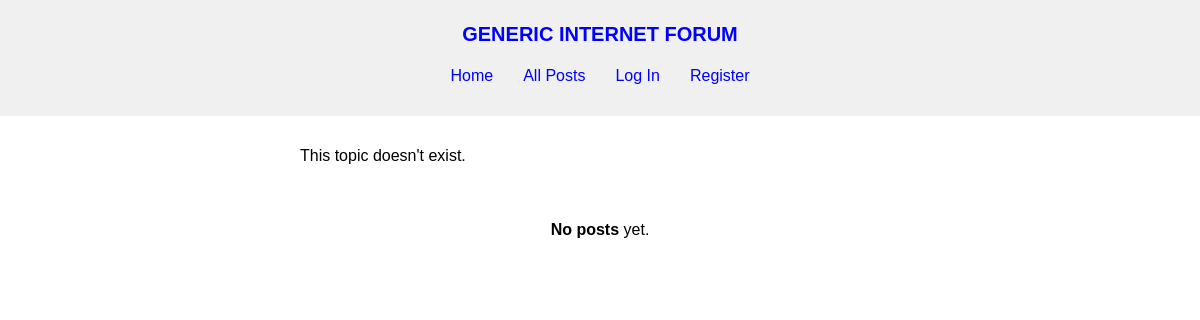
Before: /topic/Tulio Cortázar with the older database file.
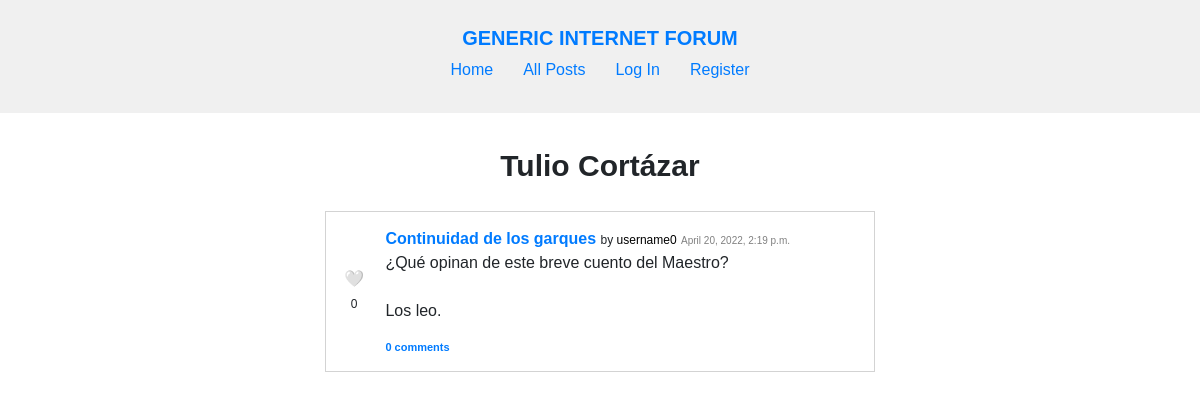
After: the same page with the newer database file.
### forum/models.py (models this page shows, shortened)
class Topic(models.Model):
    creator = models.ForeignKey(
        User, on_delete=models.CASCADE, related_name="topics")
    name = models.TextField(max_length=120, unique=True)
    description = models.TextField(max_length=1000)
    timestamp = models.DateTimeField(auto_now_add=True)

class Post(models.Model):
    topic = models.ForeignKey(
        Topic, on_delete=models.CASCADE, related_name="posts")
    author = models.ForeignKey(
        User, on_delete=models.CASCADE, related_name="posts")
    title = models.TextField(max_length=120)
    content = models.TextField(max_length=5000)
    timestamp = models.DateTimeField(auto_now_add=True)

class User(AbstractUser):
    pass

### forum/views.py (the view, shortened to what this page needs)
# urls.py: path("topic/<str:topic_name>", views.topic, name="topic"),
def topic(request, topic_name):
    try:
        topic = Topic.objects.get(name=topic_name)
    except Topic.DoesNotExist:
        return render(request, "forum/topic.html", {
            "message": "This topic doesn't exist."
        })
    all_posts = topic.posts.order_by("-timestamp").all()
    posts = parse_posts(all_posts, request.user)
    user_is_follower = None
    if request.user.is_authenticated:
        user_is_follower = bool(Follow_Topic.objects.filter(
            follower=request.user.id, following=topic.id).all())
    paginator = Paginator(posts, 5)
    page_number = request.GET.get('page')
    page_obj = paginator.get_page(page_number)
    return render(request, "forum/topic.html", {
        "topic": topic,
        "posts": posts,
        "user_is_follower": user_is_follower,
        "page_obj": page_obj,
        "pages": list(range(1, paginator.num_pages + 1))
    })

### forum/util.py (called while the page is built)
def parse_posts(all_posts, user):
    posts = []
    for post in all_posts:
        liked = False
        if user.is_authenticated:
            liked = bool(post.likes.filter(liked_by=user.id))
        posts.append({
            "id": post.id,
            "topic": post.topic,
            "author": post.author,
            "title": post.title,
            "content": post.content,
            "timestamp": post.timestamp,
            "likes": len(post.likes.all()),
            "liked_by_user": liked,
            "comments": post.comments.all(),
            "comment_number": len(post.comments.all())
        })
    return posts

### forum/templates/forum/topic.html (shortened to what this page needs)
{% extends "forum/layout.html" %}
{% load static %}
{% block css %}
    <link href="{% static 'forum/topic.css' %}" rel="stylesheet">
{% endblock %}
{% block body %}
    {% if message %}
        <p class="message">{{ message }}</p>
    {% endif %}
    <div id="topic">
        <div id="topic-name">
            <h1>{{ topic.name }}</h1>
        </div>
        {% if page_obj.object_list %}
            {% include "forum/posts.html" %}
        {% else %}
            <p><b>No posts</b> yet.</p>
        {% endif %}
    </div>
{% endblock %}

### forum/templates/forum/layout.html (shortened to what this page needs)
{% load static %}
<!DOCTYPE html>
<html lang="en">
    <head>
        <link href="{% static 'forum/layout.css' %}" rel="stylesheet">
        {% block css %}
        {% endblock %}
    </head>
    <body>
        <nav id="navbar">
            <div>
                <a id="site-title" href="{% url 'index' %}">GENERIC INTERNET FORUM</a>
                <ul>
                    <li>
                        <a href="{% url 'index' %}">Home</a>
                    </li>
                    <li>
                        <a href="{% url 'all_posts' %}">All Posts</a>
                    </li>
                    {% if user.is_authenticated %}
                        <li>
                            <a href="{% url 'following_topics' %}">Following</a>
                        </li>
                        <li>
                            <a href="{% url 'liked_posts' %}">Liked</a>
                        </li>
                        <li>
                            <a href="{% url 'profile' user.username %}">Profile</a>
                        </li>
                        <li>
                            <a href="{% url 'logout' %}">Log Out</a>
                        </li>
                    {% else %}
                        <li>
                            <a href="{% url 'login' %}">Log In</a>
                        </li>
                        <li>
                            <a href="{% url 'register' %}">Register</a>
                        </li>
                    {% endif %}
                </ul>
            </div>
        </nav>
        <div class="body">
            {% block body %}
            {% endblock %}
        </div>
    </body>
</html>

### forum/templates/forum/posts.html (shortened to what this page needs)
{% load static %}
{% block css %}
    <link rel="stylesheet" href="{% static 'forum/posts.css' %}">
    <link rel="stylesheet" href="https://stackpath.bootstrapcdn.com/bootstrap/4.4.1/css/bootstrap.min.css">
{% endblock %}
{% block posts %}
    <ul>
        {% for post in page_obj %}
            <li class="post" id="post-{{ post.id }}">
                <div class="post-left">
                    <span class="like">
                        {% if user.is_authenticated %}
                            <span class="like-button" data-id="{{ post.id }}" data-liked="{{ post.liked_by_user }}" data-likes="{{ post.likes }}" data-likedobject="post" data-page="{{ page }}">
                                {% if post.liked_by_user %}
                                    ❤️
                                {% else %}
                                    🤍
                                {% endif %}
                            </span>
                        {% else %}
                            <span>
                                🤍
                            </span>
                        {% endif %}
                        <span class="like-number">{{ post.likes }}</span>
                    </span>
                </div>
                <div class="post-right">
                    <a class="post-title" href="{% url 'post' post.id %}">{{ post.title }}</a> <span class="post-by">by <a class="username" href="{% url 'profile' post.author.username %}">{{ post.author.username }}</a></span> <span class="timestamp">{{ post.timestamp }}</span>
                    <p class="post-content">{{ post.content }}</p>
                    <div>
                        <a class="comment-number" href="{% url 'post' post.id %}">{{ post.comment_number }} comment{% if post.comment_number != 1 %}s{% endif %}</a>
                    </div>
                </div>
            </li>
        {% endfor %}
    </ul>
{% endblock %}

### forum/static/forum/layout.css (style rules this page uses)
body { margin: 0; font-family: sans-serif !important; }
h1, h2, h3 { text-align: center; font-weight: bold !important; }
h1 { font-size: 30px !important; margin: 20px 0 !important; }
.body { padding: 15px; max-width: 600px; margin: 0 auto; }
ul { list-style: none; padding: 0; }
#navbar { background-color: #f0f0f0; padding: 10px 35px; }
#navbar > div { text-align: center; padding-top: 13px; }
#site-title { font-weight: bold; font-size: 20px; }
#navbar a { text-decoration: none; }
#navbar ul { display: flex; flex-wrap: wrap; justify-content: center; }
#navbar ul > li { padding: 5px 15px; }
a { text-decoration: none; color: blue; }

### forum/static/forum/topic.css (style rules this page uses)
h1 { margin-bottom: 11px; }
#topic-name { display: flex; align-items: baseline; gap: 10px; justify-content: center; }

### forum/static/forum/posts.css (style rules this page uses)
.post { text-align: start; border: 1px solid lightgray; padding: 15px 14px; max-width: 550px; margin: 7px auto; display: flex; }
.post-left { padding-right: 17px; align-self: center; text-align: center; }
.post-left .like-number { font-size: 12px; }
.post-right { width: 100%; }
.post-right div { display: flex; align-items: baseline; justify-content: space-between; }
.post-content { white-space: pre-line; }
.post-title { font-weight: bold; }
.post-by { font-size: 12px; }
.username { color: black; text-decoration: none; }
.comment-number { font-size: 11px; font-weight: bold; }
.timestamp { font-size: 10px; color: gray; }

Changed rows visible on the page:
added Topic: name "Tulio Cortázar", likes "0", title "Continuidad de los garques", author.username "username0", timestamp "April 20, 2022, 2:19 p.m.", content "¿Qué opinan de este breve cuento del Maestro? Los leo.", comment_number "0"
Other visible differences:
{{ message }}: "This topic doesn't exist." → (not shown)
text no longer shown: "No posts yet."
